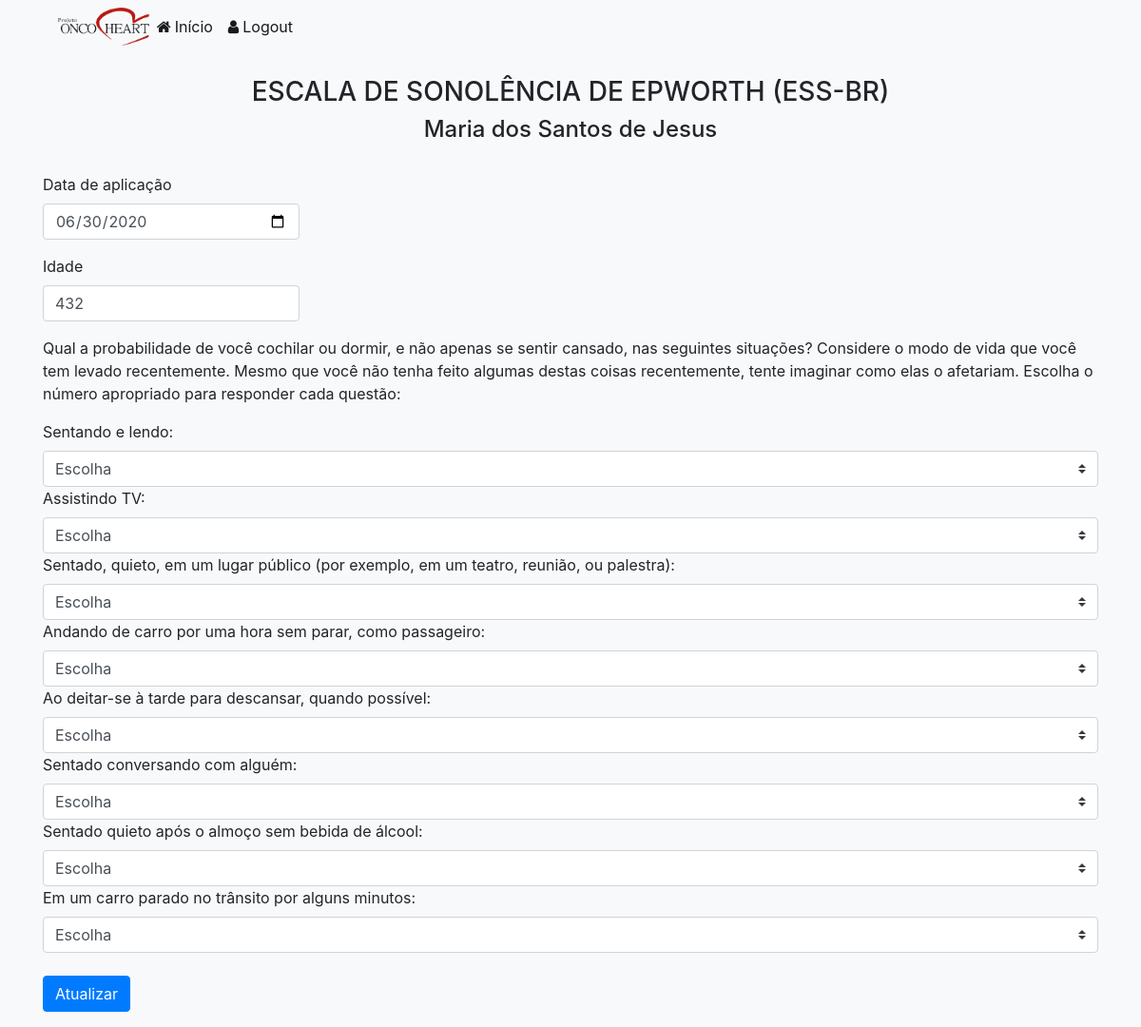
/projeto_ic/public_html/edit.php?Idq=2&pid=1 (signed in), run on the app's committed database.
### tables this page shows
CREATE TABLE `pessoas` (
  `pid` int(11) NOT NULL,
  `nome` varchar(100) NOT NULL
);

CREATE TABLE `questionarios` (
  `questId` int(100) NOT NULL,
  `pid` int(11) NOT NULL,
  `tipo` int(10) NOT NULL,
  `data` date DEFAULT NULL,
  `visita` int(11) DEFAULT NULL,
  `nasc` date DEFAULT NULL,
  `idade` int(3) DEFAULT NULL,
  `essbr1` varchar(40) DEFAULT NULL,
  `essbr2` varchar(40) DEFAULT NULL,
  `essbr3` varchar(40) DEFAULT NULL,
  `essbr4` varchar(40) DEFAULT NULL,
  `essbr5` varchar(40) DEFAULT NULL,
  `essbr6` varchar(40) DEFAULT NULL,
  `essbr7` varchar(40) DEFAULT NULL,
  `essbr8` varchar(40) DEFAULT NULL,
  `ectoscopia` varchar(100) DEFAULT NULL,
  `inspTorax` varchar(100) DEFAULT NULL,
  `ictuscordis1` varchar(100) DEFAULT NULL,
  `pulsosA` varchar(100) DEFAULT NULL,
  `pulsosP` varchar(100) DEFAULT NULL,
  `ictuscordis2` varchar(100) DEFAULT NULL,
  `fc` varchar(100) DEFAULT NULL,
  `SO2` varchar(100) DEFAULT NULL,
  `rCardiaco` varchar(100) DEFAULT NULL,
  `bulhas` varchar(100) DEFAULT NULL,
  `sopro1` varchar(100) DEFAULT NULL,
  `foco` varchar(100) DEFAULT NULL,
  `irradiacao` varchar(100) DEFAULT NULL,
  `intensidade` varchar(100) DEFAULT NULL,
  `sopros` varchar(100) DEFAULT NULL,
  `soproArteria` varchar(100) DEFAULT NULL,
  `auscultaP` varchar(100) DEFAULT NULL,
  `visc` varchar(100) DEFAULT NULL,
  `grupoRisco` varchar(50) DEFAULT NULL,
  `peso3` varchar(6) DEFAULT NULL,
  `estatura3` int(3) DEFAULT NULL,
  `circAbd` int(3) DEFAULT NULL,
  `gordCorp` varchar(6) DEFAULT NULL,
  `muscEsq` varchar(6) DEFAULT NULL,
  `matabolismo` varchar(6) DEFAULT NULL,
  `idadeC` int(3) DEFAULT NULL,
  `gordVisc` varchar(6) DEFAULT NULL,
  `pas1` varchar(6) DEFAULT NULL,
  `pad1` varchar(6) DEFAULT NULL,
  `fc1` varchar(50) DEFAULT NULL,
  `pas2` varchar(50) DEFAULT NULL,
  `pad2` varchar(50) DEFAULT NULL,
  `fc2` varchar(6) DEFAULT NULL,
  `pas3` varchar(6) DEFAULT NULL,
  `pad3` varchar(6) DEFAULT NULL,
  `fc3` varchar(6) DEFAULT NULL,
  `bracoDom` varchar(8) DEFAULT NULL,
  `m1d` varchar(6) DEFAULT NULL,
  `m2d` varchar(6) DEFAULT NULL,
  `m1e` varchar(6) DEFAULT NULL,
  `m2e` varchar(6) DEFAULT NULL,
  `ecgR` varchar(6) DEFAULT NULL,
  `ecg10` varchar(6) DEFAULT NULL,
  `eco` varchar(6) DEFAULT NULL,
  `holter` varchar(6) DEFAULT NULL,
  `pasB` varchar(9) DEFAULT NULL,
  `padB` varchar(9) DEFAULT NULL,
  `fcB` varchar(9) DEFAULT NULL,
  `pas30` varchar(9) DEFAULT NULL,
  `pad30` varchar(9) DEFAULT NULL,
  `fc30` varchar(9) DEFAULT NULL,
  `pas60` varchar(9) DEFAULT NULL,
  `pad60` varchar(9) DEFAULT NULL,
  `fc60` varchar(9) DEFAULT NULL,
  `pas120` varchar(9) DEFAULT NULL,
  `pad120` varchar(9) DEFAULT NULL,
  `fc120` varchar(9) DEFAULT NULL,
  `medicamentos` varchar(1000) DEFAULT NULL,
  `resultados` varchar(1000) DEFAULT NULL,
  `dataCol` date DEFAULT NULL,
  `endereco` varchar(255) DEFAULT NULL,
  `telefone` varchar(255) DEFAULT NULL,
  `meio` varchar(255) DEFAULT NULL,
  `estCivil` varchar(255) DEFAULT NULL,
  `renda` varchar(255) DEFAULT NULL,
  `cor` varchar(255) DEFAULT NULL,
  `grau` varchar(255) DEFAULT NULL,
  `fuma` varchar(255) DEFAULT NULL,
  `fuma1` varchar(255) DEFAULT NULL,
  `fuma2` varchar(255) DEFAULT NULL,
  `fuma3` varchar(255) DEFAULT NULL,
  `fuma4` varchar(255) DEFAULT NULL,
  `bebe` varchar(255) DEFAULT NULL,
  `bebe1` varchar(255) DEFAULT NULL,
  `bebe2` varchar(255) DEFAULT NULL,
  `hipertensa` varchar(255) DEFAULT NULL,
  `diabetica` varchar(255) DEFAULT NULL,
  `colesterol` varchar(255) DEFAULT NULL,
  `arritmia` varchar(255) DEFAULT NULL,
  `coracao` varchar(255) DEFAULT NULL,
  `cirurgia` varchar(255) DEFAULT NULL,
  `avc` varchar(255) DEFAULT NULL,
  `paisCoracao` varchar(255) DEFAULT NULL,
  `paisAvc` varchar(255) DEFAULT NULL,
  `mPrimeira` varchar(255) DEFAULT NULL,
  `mUltima` varchar(255) DEFAULT NULL,
  `anticon` varchar(255) DEFAULT NULL,
  `gestacoes` varchar(255) DEFAULT NULL,
  `nascidosV` varchar(255) DEFAULT NULL,
  `nascidosM` varchar(255) DEFAULT NULL,
  `partoP` varchar(255) DEFAULT NULL,
  `partoN` varchar(255) DEFAULT NULL,
  `partoC` varchar(255) DEFAULT NULL,
  `aborto` varchar(255) DEFAULT NULL,
  `tovr1` varchar(25) DEFAULT NULL,
  `tovr2` varchar(25) DEFAULT NULL,
  `tovr3` varchar(25) DEFAULT NULL,
  `tovr4` varchar(25) DEFAULT NULL,
  `tovr5` varchar(25) DEFAULT NULL,
  `tovr6` varchar(25) DEFAULT NULL,
  `tovr7` varchar(25) DEFAULT NULL,
  `tovr8` varchar(25) DEFAULT NULL,
  `tovr9` varchar(25) DEFAULT NULL,
  `tovr10` varchar(25) DEFAULT NULL,
  `whoqol1` varchar(25) DEFAULT NULL,
  `whoqol2` varchar(25) DEFAULT NULL,
  `whoqol3` varchar(20) DEFAULT NULL,
  `whoqol4` varchar(20) DEFAULT NULL,
  `whoqol5` varchar(20) DEFAULT NULL,
  `whoqol6` varchar(20) DEFAULT NULL,
  `whoqol7` varchar(20) DEFAULT NULL,
  `whoqol8` varchar(20) DEFAULT NULL,
  `whoqol9` varchar(20) DEFAULT NULL,
  `whoqol10` varchar(20) DEFAULT NULL,
  `whoqol11` varchar(20) DEFAULT NULL,
  `whoqol12` varchar(20) DEFAULT NULL,
  `whoqol13` varchar(20) DEFAULT NULL,
  `whoqol14` varchar(20) DEFAULT NULL,
  `whoqol15` varchar(20) DEFAULT NULL,
  `whoqol16` varchar(20) DEFAULT NULL,
  `whoqol17` varchar(20) DEFAULT NULL,
  `whoqol18` varchar(20) DEFAULT NULL,
  `whoqol19` varchar(20) DEFAULT NULL,
  `whoqol20` varchar(20) DEFAULT NULL,
  `whoqol21` varchar(20) DEFAULT NULL,
  `whoqol22` varchar(20) DEFAULT NULL,
  `whoqol23` varchar(20) DEFAULT NULL,
  `whoqol24` varchar(20) DEFAULT NULL,
  `whoqol25` varchar(20) DEFAULT NULL,
  `whoqol26` varchar(20) DEFAULT NULL,
  `ajuda` varchar(20) DEFAULT NULL,
  `tempo` varchar(20) DEFAULT NULL,
  `comentario` varchar(255) DEFAULT NULL
);

### projeto_ic/public_html/includes/resp.inc.php (called while the page is built)
<?php
require "database\db.dashboard.php";
if(isset($_GET['Idq']) && isset($_GET['pid'])){
  $questId = $_GET['Idq'];
  $pid = $_GET['pid'];
  $sql = "SELECT * FROM questionarios WHERE questId=?;";
  $stmt = mysqli_stmt_init($conn);
  if(!mysqli_stmt_prepare($stmt,$sql)){
    header("Location: registros.php?#error=sqlerror");
    exit();
  } else {
    mysqli_stmt_bind_param($stmt,"i", $questId);
    mysqli_stmt_execute($stmt);
    $result1 = mysqli_stmt_get_result($stmt);
  }
  $sql = "SELECT * FROM pessoas WHERE pid=?;";
  $stmt = mysqli_stmt_init($conn);
  if(!mysqli_stmt_prepare($stmt,$sql)){
    header("Location: registros.php?#error=sqlerror");
    exit();
  } else {
    mysqli_stmt_bind_param($stmt,"i", $pid);
    mysqli_stmt_execute($stmt);
    $result2 = mysqli_stmt_get_result($stmt);
  }
}
?>

### projeto_ic/public_html/templates/Aquestionario1.php (the view, shortened to what this page needs)
<form class="" action="includes/editquestionario.inc.php?tipo=<?php echo $tipo?>&questId=<?php echo $questId?>&pid=<?php echo $pid?>" method="post">
  <br>
  <h3 class="text-center">ESCALA DE SONOLÊNCIA DE EPWORTH (ESS-BR)</h3>
  <h4 class="text-center"><?php echo $pessoa;?></h4>
  <br>
  <div class="form-row">
    <div class="form-group col-sm-3">
      <label for="data1">Data de aplicação</label>
      <input class="form-control" id="data1" type="date" name="data1" value="<?php echo $data?>" required >
    </div>
  </div>
  <div class="form-row">
    <div class="form-group col-sm-3">
      <label for="idade1">Idade </label>
      <input id="idade1" class="form-control" type="text" name="idade1" placeholder="Idade" value="<?php echo $idade?>" required >
    </div>
  </div>
  <p>Qual a probabilidade de você cochilar ou dormir, e não apenas se sentir cansado, nas seguintes situações? Considere o modo de vida que você tem levado recentemente. Mesmo que você não tenha feito algumas destas coisas recentemente, tente imaginar como elas o afetariam. Escolha o número apropriado para responder cada questão:</p>
  <div class="form-group">
    <label for="idessbr1">Sentando e lendo:</label>
    <select class="custom-select q1" name="essbr1" id="idessbr1" required>
      <option value= "">Escolha</option>
    </select>
    <label for="idessbr2">Assistindo TV:</label>
    <select class="custom-select q1" name="essbr2" id="idessbr2" required>
      <option value= "">Escolha</option>
    </select>
    <label for="idessbr3">Sentado, quieto, em um lugar público (por exemplo, em um teatro, reunião, ou palestra):</label>
    <select class="custom-select q1" name="essbr3" id="idessbr3" required>
      <option value= "">Escolha</option>
    </select>
    <label for="idessbr4">Andando de carro por uma hora sem parar, como passageiro:</label>
    <select class="custom-select q1" name="essbr4" id="idessbr4" required>
      <option value= "">Escolha</option>
    </select>
    <label for="idessbr5">Ao deitar-se à tarde para descansar, quando possível:</label>
    <select class="custom-select q1" name="essbr5" id="idessbr5" required>
      <option value= "">Escolha</option>
    </select>
    <label for="idessbr6">Sentado conversando com alguém:</label>
    <select class="custom-select q1" name="essbr6" id="idessbr6" required>
      <option value= "">Escolha</option>
    </select>
    <label for="idessbr7">Sentado quieto após o almoço sem bebida de álcool:</label>
    <select class="custom-select q1" name="essbr7" id="idessbr7" required>
      <option value= "">Escolha</option>
    </select>
    <label for="idessbr8">Em um carro parado no trânsito por alguns minutos:</label>
    <select class="custom-select q1" name="essbr8" id="idessbr8" required>
      <option value= "">Escolha</option>
    </select>
    <br>
    <br>
    <button type="submit" name="ed-questionario-submit" class="btn btn-primary">Atualizar</button>
  </div>
</form>

### data on the page
pessoas: nome "Maria dos Santos de Jesus"
questionarios: data1 "06/30/2020", idade1 "432"
